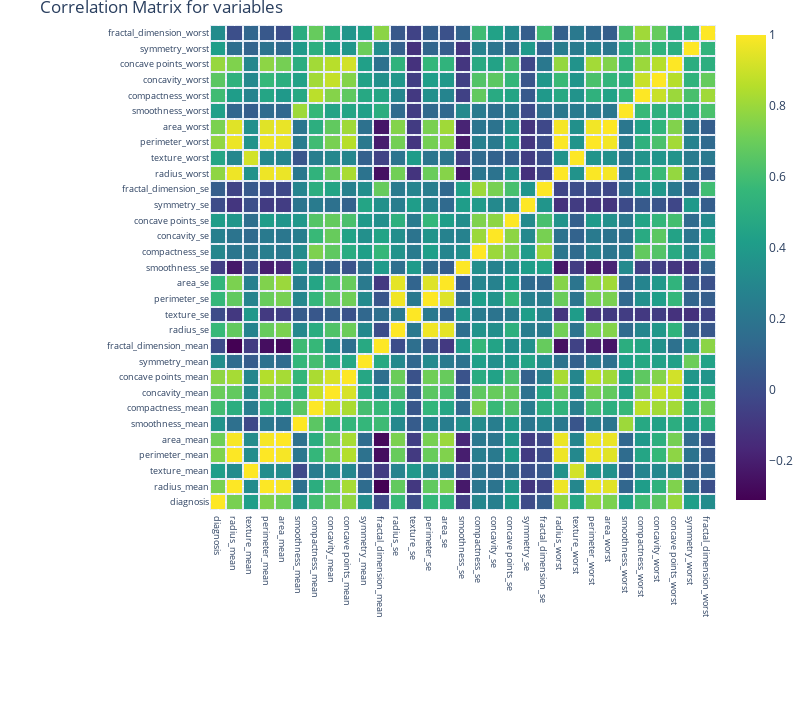

The cell this chart's notebook holds for it:
### Code cell
#Plotting
trace = go.Heatmap(z = corr_array,
                   x = matrix_cols,
                   y = matrix_cols,
                   xgap = 2,
                   ygap = 2,
                   colorscale='Viridis',
                   colorbar   = dict() ,
                  )
layout = go.Layout(dict(title = 'Correlation Matrix for variables',
                        autosize = False,
                        height  = 720,
                        width   = 800,
                        margin  = dict(r = 0 ,l = 210,
                                       t = 25,b = 210,
                                     ),
                        yaxis   = dict(tickfont = dict(size = 9)),
                        xaxis   = dict(tickfont = dict(size = 9)),
                       )
                  )
fig = go.Figure(data = [trace],layout = layout)
py.iplot(fig)

### Figure 1 — Plotly figure (JSON) as saved in the notebook; plotly's stock layout.template omitted (floating-point values rounded to 4 significant figures; data arrays with more than 128 entries replaced by an {"elided": "..."} marker saying what was removed)
{"data": [{"colorscale": [[0, "#440154"], [0.1111, "#482878"], [0.2222, "#3e4989"], [0.3333, "#31688e"], [0.4444, "#26828e"], [0.5556, "#1f9e89"], [0.6667, "#35b779"], [0.7778, "#6ece58"], [0.8889, "#b5de2b"], [1, "#fde725"]], "type": "heatmap", "x": ["diagnosis", "radius_mean", "texture_mean", "perimeter_mean", "area_mean", "smoothness_mean", "compactness_mean", "concavity_mean", "concave points_mean", "symmetry_mean", "fractal_dimension_mean", "radius_se", "texture_se", "perimeter_se", "area_se", "smoothness_se", "compactness_se", "concavity_se", "concave points_se", "symmetry_se", "fractal_dimension_se", "radius_worst", "texture_worst", "perimeter_worst", "area_worst", "smoothness_worst", "compactness_worst", "concavity_worst", "concave points_worst", "symmetry_worst", "fractal_dimension_worst"], "xgap": 2, "y": ["diagnosis", "radius_mean", "texture_mean", "perimeter_mean", "area_mean", "smoothness_mean", "compactness_mean", "concavity_mean", "concave points_mean", "symmetry_mean", "fractal_dimension_mean", "radius_se", "texture_se", "perimeter_se", "area_se", "smoothness_se", "compactness_se", "concavity_se", "concave points_se", "symmetry_se", "fractal_dimension_se", "radius_worst", "texture_worst", "perimeter_worst", "area_worst", "smoothness_worst", "compactness_worst", "concavity_worst", "concave points_worst", "symmetry_worst", "fractal_dimension_worst"], "ygap": 2, "z": {"elided": "31x31 float values"}}], "layout": {"autosize": false, "height": 720, "margin": {"b": 210, "l": 210, "r": 0, "t": 25}, "title": {"text": "Correlation Matrix for variables"}, "width": 800, "xaxis": {"tickfont": {"size": 9}}, "yaxis": {"tickfont": {"size": 9}}}}
